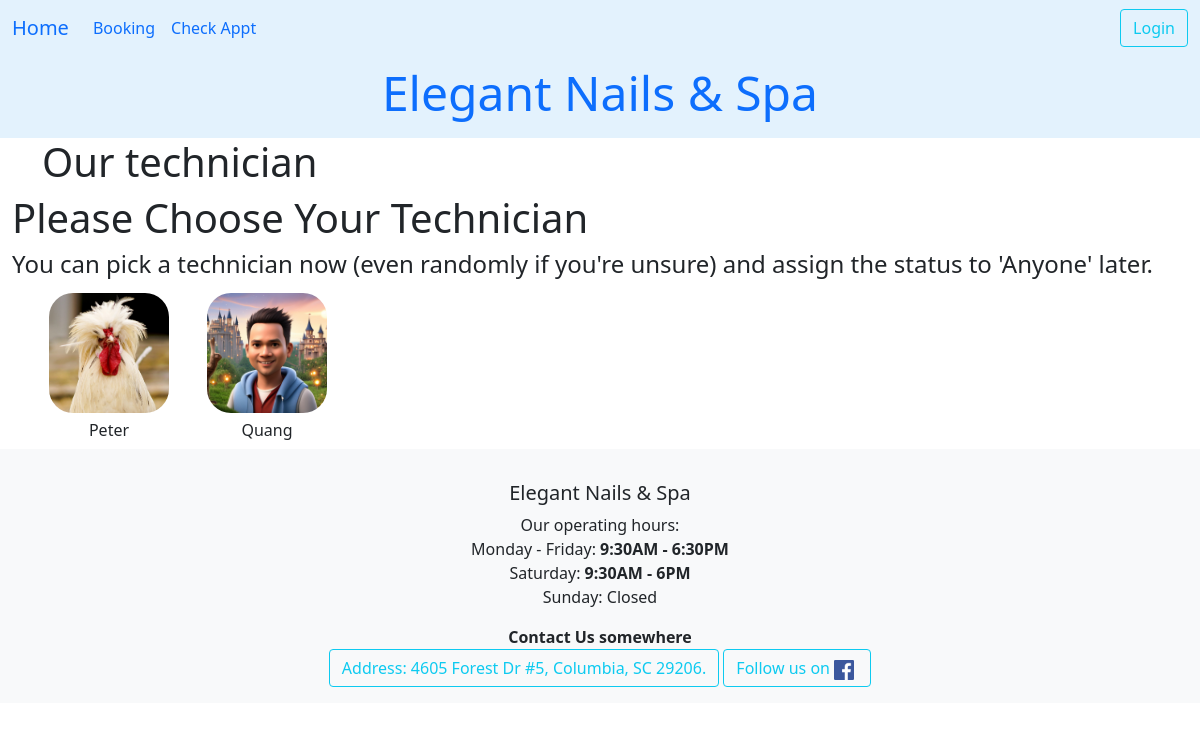
/dathen/first_step/, run on the app's committed database.
### ledger/models.py (models this page shows, shortened)
class Technician(models.Model):
    name = models.CharField(max_length=25)
    phone = PhoneNumberField()
    email = models.EmailField(max_length=40, null=True, blank=True)
    owner = models.ForeignKey(settings.AUTH_USER_MODEL, on_delete=models.DO_NOTHING)
    start_work_at = models.TimeField()
    end_work = models.TimeField()
    isWork = models.BooleanField(default=False)
    picture = models.ImageField(upload_to='tech_pictures/', null=True, editable=True)
    services = models.ManyToManyField("Service", blank=True, related_name="tech")
    time_come_in = models.DateTimeField(null=True)
    work_days = models.CharField(max_length=7, default="1111110", help_text="MTWTFSS: 1 for work, 0 for off")
    vacation_start = models.DateField(null=True, blank=True, help_text="Start vacation")
    vacation_end = models.DateField(null=True, blank=True, help_text="End vacation, back work!")
    date_go_work = models.DateField(null=True, blank=True)
    history = HistoricalRecords()
    hire_date = models.DateField(auto_now_add=True, help_text="Date when the technician was hired")
    experience = models.PositiveIntegerField(default=0, help_text="Years of experience in the field")
    bio = models.TextField(max_length=500, null=True, blank=True, help_text="Short bio about the technician")
    view_count = models.IntegerField(default=0)
    is_accept_booking = models.BooleanField(default=True, help_text="Is the technician accepting new bookings?")
    def _group_consecutive_dates(self, dates):
        if not dates:
            return []
    def _recurring_off_weekdays(self):
        weekdays = set(
            TechWorkDay.objects.filter(
                tech=self, date__isnull=True, is_working=False
            ).values_list('day_of_week', flat=True)
        )
        if not weekdays and len(self.work_days) == 7:
            weekdays = {
                index for index in range(7) if self.work_days[index] == '0'
            }
        return weekdays
    def get_booking_off_notices(self, lookahead_days=60):
        today = timezone.now().date()
        notices = []
        recurring_off_weekdays = self._recurring_off_weekdays()
        if self.vacation_start:
            vacation_end = self.vacation_end or self.vacation_start
        specific_offs = []
        for entry in (
            TechWorkDay.objects.filter(
                tech=self,
                date__isnull=False,
                date__gte=today,
                date__lte=today + timedelta(days=lookahead_days),
            )
            .exclude(is_working=True)
            .exclude(notes__icontains='Bulk')
            .order_by('date')
        ):
            if self.is_on_vacation(entry.date):
                continue
            if entry.date.weekday() in recurring_off_weekdays:
                continue
            specific_offs.append(entry.date)
        return notices
    class Meta:
        unique_together = ('name','phone',)
        ordering = ['time_come_in','name']
    def get_absolute_url(self):
        return reverse("datHen:technician_detail", kwargs={"pk": self.pk})

### datHen/views.py (the view)
# urls.py: path('first_step/', views.FirstStep.as_view(), name='first_step' ),
class FirstStep(View):
    template = 'datHen/first_step.html'
    def get(self,request):
        tech = Technician.objects.filter(is_accept_booking=True).exclude(name="anyOne")
        _annotate_tech_off_notices(tech)
        cont = {'allTech': tech}
        return render(request, self.template, cont)

### datHen/views.py (called while the page is built)
def _annotate_tech_off_notices(techs):
    for tech in techs:
        tech.off_notices = tech.get_booking_off_notices()

### datHen/templates/datHen/first_step.html (shortened to what this page needs)
{% extends 'base.html' %}
{% load crispy_forms_tags %}
{% load static %}
{% block heading %}
    <h1 class='title'>Our technician</h1>
{% endblock heading %}
{% block content %}
<h1>Please Choose Your Technician</h1>
<h4>You can pick a technician now (even randomly if you're unsure) and assign the status to 'Anyone' later.</h4>
    <div class="container text-center">
        <div class="row row-cols-auto">
            {% for employee in allTech %}
          <div class="col">
            <a href="{{ employee.get_absolute_url }}" id="tech-item" class="text-decoration-none link-offset-2 link-underline link-underline-opacity-0">
                <img src="{% if employee.picture %} {{ employee.picture.url }} {% else %} {% static 'ledger/images/person.jpg' %} {% endif %}" class="img-fluid" alt="{{ employee.name }}" style="width: 120px; height: 120px; object-fit: cover;" id="tech-pic">
                <div id="tech-name">{{ employee.name | title }} </div>
            </a>
            </div>
            {% endfor %}
        </div>
      </div>
{% endblock content %}
{% block footer %}
    <strong>Contact Us somewhere</strong>
{% endblock footer %}

### datHen/templates/datHen/first_step.html (style rules this page uses)
#tech-item { display: flex; flex-direction: column; align-items: center; text-decoration: none; color: inherit; padding: 7px; }
#tech-pic { width: 120px; height: 120px; object-fit: cover; border-radius: 20%; }
#tech-name { margin-top: 5px; font-size: 16px; }

### data on the page
Technician: picture (picture), name "Peter"
Technician: picture (picture), name "Quang"
